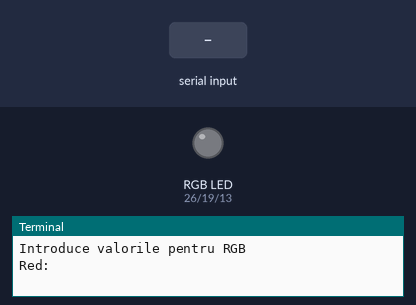
Recording of a program running on a simulated Raspberry Pi (BCM pin numbers). Shown: an RGB LED mixed from three pins (HIGH = lit), the last lines printed to the terminal. The test bench sets the inputs (shaded band).

Above: at 1.2 s.
1.3 s: "5" typed at the terminal, then Enter
2.8 s: "90" typed at the terminal, then Enter
4.3 s: "200" typed at the terminal, then Enter
At 5.0 s:
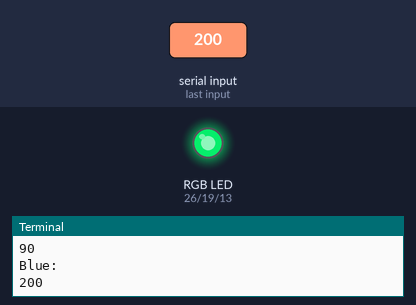
Timing chart, 0 to 7.3 s (numbered marks = the images above; inputs shaded):
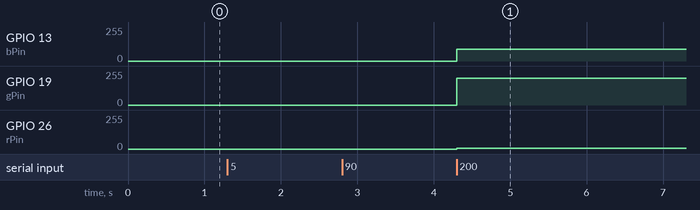

Measured:
- after the input at 4.3 s, GPIO 13 (bPin): 0/255 → 90/255 at once; GPIO 19 (gPin): 0/255 → 200/255 at once; GPIO 26 (rPin): 0/255 → 5/255 at once

The program:

led.py
```python
import RPi.GPIO as GPIO
import random
import time

rPin = 26
gPin = 19
bPin = 13

print("Introduce valorile pentru RGB")
redValue = int(input("Red: ")) * 0.39215686
greenValue = int(input("Green: ")) * 0.39215686
blueValue = int(input("Blue: ")) * 0.39215686

GPIO.setwarnings(False)
GPIO.setmode(GPIO.BCM)
GPIO.setup(rPin, GPIO.OUT)
GPIO.setup(gPin, GPIO.OUT)
GPIO.setup(bPin, GPIO.OUT)
GPIO.output(rPin, GPIO.LOW)
GPIO.output(gPin, GPIO.HIGH)
GPIO.output(bPin, GPIO.HIGH)

red = GPIO.PWM(rPin, 100)
green = GPIO.PWM(gPin, 100)
blue = GPIO.PWM(bPin, 100)

red.start(0)
blue.start(0)
green.start(0)

def changeColor(r_val, g_val, b_val):
    red.ChangeDutyCycle(r_val)
    green.ChangeDutyCycle(g_val)
    blue.ChangeDutyCycle(b_val)

while True:
    changeColor(redValue, blueValue, greenValue)
```
